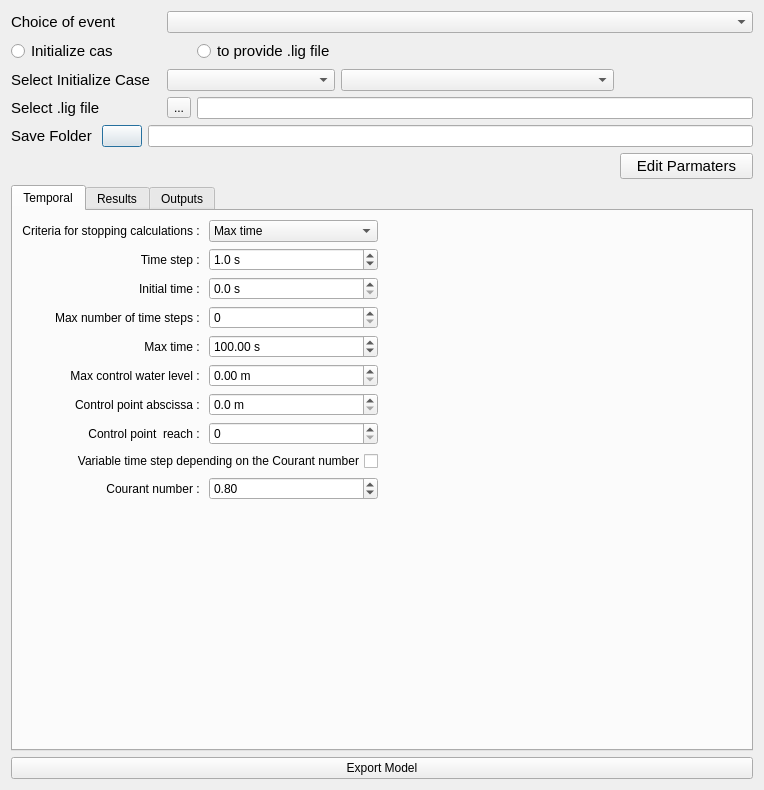
<?xml version="1.0" encoding="UTF-8"?>
<ui version="4.0">
 <class>Dialog</class>
 <widget class="QDialog" name="Dialog">
  <property name="geometry">
   <rect>
    <x>0</x>
    <y>0</y>
    <width>704</width>
    <height>786</height>
   </rect>
  </property>
  <property name="windowTitle">
   <string>Dialog</string>
  </property>
  <layout class="QGridLayout" name="gridLayout_29">
   <item row="3" column="1">
    <widget class="QToolButton" name="bt_lig">
     <property name="text">
      <string>...</string>
     </property>
     <property name="icon">
      <iconset resource="../resources.qrc">
       <normaloff>:/plugins/Mascaret/icones/save_res.png</normaloff>:/plugins/Mascaret/icones/save_res.png</iconset>
     </property>
     <property name="iconSize">
      <size>
       <width>30</width>
       <height>30</height>
      </size>
     </property>
    </widget>
   </item>
   <item row="3" column="0">
    <widget class="QLabel" name="label_init_lig">
     <property name="minimumSize">
      <size>
       <width>150</width>
       <height>0</height>
      </size>
     </property>
     <property name="font">
      <font>
       <pointsize>11</pointsize>
      </font>
     </property>
     <property name="text">
      <string>Select .lig file</string>
     </property>
    </widget>
   </item>
   <item row="4" column="0" colspan="6">
    <layout class="QHBoxLayout" name="horizontalLayout">
     <item>
      <widget class="QLabel" name="label">
       <property name="font">
        <font>
         <pointsize>11</pointsize>
        </font>
       </property>
       <property name="text">
        <string>Save Folder </string>
       </property>
      </widget>
     </item>
     <item>
      <widget class="QPushButton" name="bt_rep">
       <property name="text">
        <string/>
       </property>
       <property name="icon">
        <iconset resource="../resources.qrc">
         <normaloff>:/plugins/Mascaret/icones/repSav.png</normaloff>:/plugins/Mascaret/icones/repSav.png</iconset>
       </property>
       <property name="iconSize">
        <size>
         <width>30</width>
         <height>30</height>
        </size>
       </property>
      </widget>
     </item>
     <item>
      <widget class="QLineEdit" name="txt_rep">
       <property name="readOnly">
        <bool>true</bool>
       </property>
      </widget>
     </item>
    </layout>
   </item>
   <item row="1" column="4" colspan="2">
    <spacer name="horizontalSpacer">
     <property name="orientation">
      <enum>Qt::Horizontal</enum>
     </property>
     <property name="sizeHint" stdset="0">
      <size>
       <width>40</width>
       <height>20</height>
      </size>
     </property>
    </spacer>
   </item>
   <item row="5" column="5">
    <widget class="QPushButton" name="bt_edit_param">
     <property name="font">
      <font>
       <pointsize>11</pointsize>
      </font>
     </property>
     <property name="text">
      <string>Edit Parmaters</string>
     </property>
     <property name="icon">
      <iconset resource="../resources.qrc">
       <normaloff>:/plugins/Mascaret/icones/mActionToggleEditing.png</normaloff>:/plugins/Mascaret/icones/mActionToggleEditing.png</iconset>
     </property>
     <property name="iconSize">
      <size>
       <width>25</width>
       <height>25</height>
      </size>
     </property>
     <property name="checkable">
      <bool>true</bool>
     </property>
    </widget>
   </item>
   <item row="2" column="0">
    <widget class="QLabel" name="label_init_cas">
     <property name="minimumSize">
      <size>
       <width>150</width>
       <height>0</height>
      </size>
     </property>
     <property name="font">
      <font>
       <pointsize>11</pointsize>
      </font>
     </property>
     <property name="text">
      <string>Select Initialize Case</string>
     </property>
    </widget>
   </item>
   <item row="2" column="3" colspan="2">
    <widget class="QComboBox" name="cb_init_scen"/>
   </item>
   <item row="1" column="0">
    <widget class="QRadioButton" name="rb_init">
     <property name="font">
      <font>
       <pointsize>11</pointsize>
      </font>
     </property>
     <property name="text">
      <string>Initialize cas</string>
     </property>
    </widget>
   </item>
   <item row="1" column="2">
    <widget class="QRadioButton" name="rb_init_lig">
     <property name="font">
      <font>
       <pointsize>11</pointsize>
      </font>
     </property>
     <property name="text">
      <string>to provide .lig file</string>
     </property>
    </widget>
   </item>
   <item row="0" column="0">
    <widget class="QLabel" name="label_event">
     <property name="minimumSize">
      <size>
       <width>150</width>
       <height>0</height>
      </size>
     </property>
     <property name="font">
      <font>
       <pointsize>11</pointsize>
      </font>
     </property>
     <property name="text">
      <string>Choice of event</string>
     </property>
    </widget>
   </item>
   <item row="9" column="0" colspan="6">
    <widget class="QPushButton" name="bt_export">
     <property name="text">
      <string>Export Model</string>
     </property>
     <property name="icon">
      <iconset resource="../resources.qrc">
       <normaloff>:/plugins/Mascaret/icones/mActionFileSave.png</normaloff>:/plugins/Mascaret/icones/mActionFileSave.png</iconset>
     </property>
     <property name="iconSize">
      <size>
       <width>24</width>
       <height>24</height>
      </size>
     </property>
    </widget>
   </item>
   <item row="2" column="1" colspan="2">
    <widget class="QComboBox" name="cb_init_run"/>
   </item>
   <item row="6" column="0" rowspan="2" colspan="6">
    <widget class="QTabWidget" name="tab_widget">
     <property name="enabled">
      <bool>true</bool>
     </property>
     <property name="currentIndex">
      <number>0</number>
     </property>
     <widget class="QWidget" name="tabTemp">
      <attribute name="title">
       <string>Temporal</string>
      </attribute>
      <layout class="QGridLayout" name="gridLayout">
       <item row="0" column="1">
        <layout class="QGridLayout" name="gridLayout_28">
         <item row="2" column="2">
          <widget class="QDoubleSpinBox" name="tempsInit">
           <property name="suffix">
            <string> s</string>
           </property>
           <property name="decimals">
            <number>1</number>
           </property>
           <property name="maximum">
            <double>1000000000.000000000000000</double>
           </property>
           <property name="singleStep">
            <double>0.100000000000000</double>
           </property>
          </widget>
         </item>
         <item row="7" column="1">
          <widget class="QLabel" name="label_coteMax">
           <property name="text">
            <string>Max control water level : </string>
           </property>
           <property name="alignment">
            <set>Qt::AlignRight|Qt::AlignTrailing|Qt::AlignVCenter</set>
           </property>
          </widget>
         </item>
         <item row="2" column="1">
          <widget class="QLabel" name="label_tempsInit">
           <property name="text">
            <string>Initial time : </string>
           </property>
           <property name="alignment">
            <set>Qt::AlignRight|Qt::AlignTrailing|Qt::AlignVCenter</set>
           </property>
          </widget>
         </item>
         <item row="0" column="1">
          <widget class="QLabel" name="label_critereArret">
           <property name="layoutDirection">
            <enum>Qt::LeftToRight</enum>
           </property>
           <property name="text">
            <string>Criteria for stopping calculations : </string>
           </property>
           <property name="alignment">
            <set>Qt::AlignRight|Qt::AlignTrailing|Qt::AlignVCenter</set>
           </property>
          </widget>
         </item>
         <item row="0" column="2">
          <widget class="QComboBox" name="critereArret">
           <item>
            <property name="text">
             <string>Max time</string>
            </property>
           </item>
           <item>
            <property name="text">
             <string>Max number of time steps</string>
            </property>
           </item>
           <item>
            <property name="text">
             <string>Max control water level</string>
            </property>
           </item>
          </widget>
         </item>
         <item row="3" column="2">
          <widget class="QSpinBox" name="nbPasTemps">
           <property name="minimum">
            <number>0</number>
           </property>
           <property name="maximum">
            <number>999999999</number>
           </property>
          </widget>
         </item>
         <item row="8" column="1">
          <widget class="QLabel" name="label_abscisseControle">
           <property name="text">
            <string>Control point abscissa : </string>
           </property>
           <property name="alignment">
            <set>Qt::AlignRight|Qt::AlignTrailing|Qt::AlignVCenter</set>
           </property>
          </widget>
         </item>
         <item row="7" column="2">
          <widget class="QDoubleSpinBox" name="coteMax">
           <property name="suffix">
            <string> m</string>
           </property>
           <property name="decimals">
            <number>2</number>
           </property>
           <property name="maximum">
            <double>1000000000.000000000000000</double>
           </property>
           <property name="singleStep">
            <double>0.010000000000000</double>
           </property>
           <property name="value">
            <double>0.000000000000000</double>
           </property>
          </widget>
         </item>
         <item row="12" column="1">
          <spacer name="verticalSpacer_21">
           <property name="orientation">
            <enum>Qt::Vertical</enum>
           </property>
           <property name="sizeHint" stdset="0">
            <size>
             <width>20</width>
             <height>40</height>
            </size>
           </property>
          </spacer>
         </item>
         <item row="12" column="2">
          <spacer name="horizontalSpacer_5">
           <property name="orientation">
            <enum>Qt::Horizontal</enum>
           </property>
           <property name="sizeType">
            <enum>QSizePolicy::Preferred</enum>
           </property>
           <property name="sizeHint" stdset="0">
            <size>
             <width>40</width>
             <height>20</height>
            </size>
           </property>
          </spacer>
         </item>
         <item row="8" column="2">
          <widget class="QDoubleSpinBox" name="abscisseControle">
           <property name="suffix">
            <string> m</string>
           </property>
           <property name="decimals">
            <number>1</number>
           </property>
           <property name="maximum">
            <double>1000000000.000000000000000</double>
           </property>
           <property name="singleStep">
            <double>0.100000000000000</double>
           </property>
          </widget>
         </item>
         <item row="9" column="3">
          <spacer name="horizontalSpacer_11">
           <property name="orientation">
            <enum>Qt::Horizontal</enum>
           </property>
           <property name="sizeHint" stdset="0">
            <size>
             <width>40</width>
             <height>20</height>
            </size>
           </property>
          </spacer>
         </item>
         <item row="9" column="2">
          <widget class="QSpinBox" name="biefControle">
           <property name="maximum">
            <number>999999999</number>
           </property>
          </widget>
         </item>
         <item row="1" column="2">
          <widget class="QDoubleSpinBox" name="pasTemps">
           <property name="suffix">
            <string> s</string>
           </property>
           <property name="decimals">
            <number>1</number>
           </property>
           <property name="maximum">
            <double>1000000000.000000000000000</double>
           </property>
           <property name="singleStep">
            <double>0.100000000000000</double>
           </property>
           <property name="value">
            <double>1.000000000000000</double>
           </property>
          </widget>
         </item>
         <item row="4" column="2">
          <widget class="QDoubleSpinBox" name="tempsMax">
           <property name="suffix">
            <string> s</string>
           </property>
           <property name="maximum">
            <double>1000000000.000000000000000</double>
           </property>
           <property name="value">
            <double>100.000000000000000</double>
           </property>
          </widget>
         </item>
         <item row="4" column="1">
          <widget class="QLabel" name="label_tempsMax">
           <property name="text">
            <string>Max time : </string>
           </property>
           <property name="alignment">
            <set>Qt::AlignRight|Qt::AlignTrailing|Qt::AlignVCenter</set>
           </property>
          </widget>
         </item>
         <item row="3" column="1">
          <widget class="QLabel" name="label_nbPasTemps">
           <property name="text">
            <string>Max number of time steps : </string>
           </property>
           <property name="alignment">
            <set>Qt::AlignRight|Qt::AlignTrailing|Qt::AlignVCenter</set>
           </property>
          </widget>
         </item>
         <item row="1" column="1">
          <widget class="QLabel" name="label_pasTemps">
           <property name="text">
            <string>Time step : </string>
           </property>
           <property name="alignment">
            <set>Qt::AlignRight|Qt::AlignTrailing|Qt::AlignVCenter</set>
           </property>
          </widget>
         </item>
         <item row="9" column="1">
          <widget class="QLabel" name="label_biefControle">
           <property name="text">
            <string>Control point  reach : </string>
           </property>
           <property name="alignment">
            <set>Qt::AlignRight|Qt::AlignTrailing|Qt::AlignVCenter</set>
           </property>
          </widget>
         </item>
         <item row="11" column="1">
          <widget class="QLabel" name="label_nbCourant">
           <property name="text">
            <string>Courant number : </string>
           </property>
           <property name="alignment">
            <set>Qt::AlignRight|Qt::AlignTrailing|Qt::AlignVCenter</set>
           </property>
          </widget>
         </item>
         <item row="11" column="2">
          <widget class="QDoubleSpinBox" name="nbCourant">
           <property name="maximum">
            <double>99.989999999999995</double>
           </property>
           <property name="singleStep">
            <double>0.010000000000000</double>
           </property>
           <property name="value">
            <double>0.800000000000000</double>
           </property>
          </widget>
         </item>
         <item row="10" column="1" colspan="2">
          <widget class="QCheckBox" name="pasTempsVar">
           <property name="layoutDirection">
            <enum>Qt::RightToLeft</enum>
           </property>
           <property name="text">
            <string>Variable time step depending on the Courant number</string>
           </property>
          </widget>
         </item>
        </layout>
       </item>
      </layout>
     </widget>
     <widget class="QWidget" name="tabRes">
      <attribute name="title">
       <string>Results</string>
      </attribute>
      <layout class="QGridLayout" name="gridLayout_32">
       <item row="0" column="0">
        <layout class="QGridLayout" name="gridLayout_31">
         <item row="7" column="0">
          <widget class="QLabel" name="label_pasStock">
           <property name="text">
            <string>Write data all N time steps</string>
           </property>
          </widget>
         </item>
         <item row="4" column="0">
          <widget class="QCheckBox" name="impressionligneEauInitiale">
           <property name="layoutDirection">
            <enum>Qt::RightToLeft</enum>
           </property>
           <property name="text">
            <string>Initial water level</string>
           </property>
          </widget>
         </item>
         <item row="5" column="0">
          <widget class="QCheckBox" name="impressionCalcul">
           <property name="layoutDirection">
            <enum>Qt::RightToLeft</enum>
           </property>
           <property name="text">
            <string>Write the listing along with computation progress</string>
           </property>
          </widget>
         </item>
         <item row="1" column="0">
          <widget class="QCheckBox" name="impressionPlanimetrage">
           <property name="layoutDirection">
            <enum>Qt::RightToLeft</enum>
           </property>
           <property name="text">
            <string>Vertical discretization of the Cross section</string>
           </property>
          </widget>
         </item>
         <item row="11" column="0">
          <spacer name="verticalSpacer_22">
           <property name="orientation">
            <enum>Qt::Vertical</enum>
           </property>
           <property name="sizeHint" stdset="0">
            <size>
             <width>20</width>
             <height>40</height>
            </size>
           </property>
          </spacer>
         </item>
         <item row="2" column="0">
          <widget class="QCheckBox" name="impressionReseau">
           <property name="layoutDirection">
            <enum>Qt::RightToLeft</enum>
           </property>
           <property name="text">
            <string>Network</string>
           </property>
          </widget>
         </item>
         <item row="8" column="0">
          <widget class="QLabel" name="label_pasImpression">
           <property name="text">
            <string>Write to the listing file all data all N time steps</string>
           </property>
          </widget>
         </item>
         <item row="0" column="0">
          <widget class="QCheckBox" name="impressionGeometrie">
           <property name="layoutDirection">
            <enum>Qt::RightToLeft</enum>
           </property>
           <property name="text">
            <string>Geometry</string>
           </property>
          </widget>
         </item>
         <item row="9" column="0">
          <widget class="QLabel" name="label_ecartInterBranch">
           <property name="text">
            <string>Distance between reaches (m)</string>
           </property>
          </widget>
         </item>
         <item row="6" column="0">
          <widget class="QLabel" name="label_premPasTpsStock">
           <property name="text">
            <string>Number of the first time step</string>
           </property>
          </widget>
         </item>
         <item row="3" column="0">
          <widget class="QCheckBox" name="impressionLoiHydraulique">
           <property name="layoutDirection">
            <enum>Qt::RightToLeft</enum>
           </property>
           <property name="text">
            <string>Hydraulic laws used</string>
           </property>
          </widget>
         </item>
         <item row="10" column="0">
          <widget class="QLabel" name="label_option_2">
           <property name="text">
            <string>Recorded Variables</string>
           </property>
          </widget>
         </item>
         <item row="10" column="1">
          <widget class="QComboBox" name="option">
           <property name="currentIndex">
            <number>0</number>
           </property>
           <item>
            <property name="text">
             <string>At all computational corss sections</string>
            </property>
           </item>
           <item>
            <property name="text">
             <string>Output points layer</string>
            </property>
           </item>
           <item>
            <property name="text">
             <string>Profiles + Up/Downstream singularity</string>
            </property>
           </item>
          </widget>
         </item>
         <item row="9" column="1">
          <widget class="QDoubleSpinBox" name="ecartInterBranch">
           <property name="decimals">
            <number>1</number>
           </property>
           <property name="maximum">
            <double>1000000000.000000000000000</double>
           </property>
           <property name="singleStep">
            <double>0.100000000000000</double>
           </property>
          </widget>
         </item>
         <item row="8" column="1">
          <widget class="QSpinBox" name="pasImpression">
           <property name="maximum">
            <number>999999999</number>
           </property>
          </widget>
         </item>
         <item row="7" column="1">
          <widget class="QSpinBox" name="pasStock">
           <property name="maximum">
            <number>999999999</number>
           </property>
          </widget>
         </item>
         <item row="6" column="1">
          <widget class="QSpinBox" name="premPasTpsStock">
           <property name="maximum">
            <number>999999999</number>
           </property>
          </widget>
         </item>
         <item row="7" column="2">
          <spacer name="horizontalSpacer_12">
           <property name="orientation">
            <enum>Qt::Horizontal</enum>
           </property>
           <property name="sizeHint" stdset="0">
            <size>
             <width>40</width>
             <height>20</height>
            </size>
           </property>
          </spacer>
         </item>
        </layout>
       </item>
      </layout>
     </widget>
     <widget class="QWidget" name="tabOut">
      <attribute name="title">
       <string>Outputs</string>
      </attribute>
      <layout class="QGridLayout" name="gridLayout_30">
       <item row="0" column="0">
        <layout class="QGridLayout" name="gridLayout_21">
         <item row="0" column="2">
          <widget class="QGroupBox" name="box_hydro">
           <property name="title">
            <string>Hydraulic variables</string>
           </property>
           <property name="checkable">
            <bool>true</bool>
           </property>
           <property name="checked">
            <bool>true</bool>
           </property>
           <layout class="QGridLayout" name="gridLayout_22">
            <item row="0" column="0">
             <layout class="QVBoxLayout" name="verticalLayout_7">
              <item>
               <widget class="QCheckBox" name="S1">
                <property name="text">
                 <string>Wetted area of minor river bed</string>
                </property>
               </widget>
              </item>
              <item>
               <widget class="QCheckBox" name="S2">
                <property name="text">
                 <string>Wetted area of major river bed</string>
                </property>
               </widget>
              </item>
              <item>
               <widget class="QCheckBox" name="B1">
                <property name="text">
                 <string>Surface width of minor river bed</string>
                </property>
               </widget>
              </item>
              <item>
               <widget class="QCheckBox" name="B2">
                <property name="text">
                 <string>Surface width of major river bed</string>
                </property>
               </widget>
              </item>
              <item>
               <widget class="QCheckBox" name="BS">
                <property name="text">
                 <string>Surface width of storage area</string>
                </property>
               </widget>
              </item>
              <item>
               <widget class="QCheckBox" name="P1">
                <property name="text">
                 <string>Wetted perimeter of minor river bed</string>
                </property>
               </widget>
              </item>
              <item>
               <widget class="QCheckBox" name="P2">
                <property name="text">
                 <string>Wetted perimeter of major river bed</string>
                </property>
               </widget>
              </item>
              <item>
               <widget class="QCheckBox" name="RH1">
                <property name="text">
                 <string>Hydaulic radius of minor river bed</string>
                </property>
               </widget>
              </item>
              <item>
               <widget class="QCheckBox" name="RH2">
                <property name="text">
                 <string>Hydaulic radius of major river bed</string>
                </property>
               </widget>
              </item>
              <item>
               <widget class="QCheckBox" name="SS">
                <property name="text">
                 <string>Wetted area of storage area</string>
                </property>
               </widget>
              </item>
              <item>
               <widget class="QCheckBox" name="VOL">
                <property name="text">
                 <string>Cumulative volume of the active river bed</string>
                </property>
               </widget>
              </item>
              <item>
               <widget class="QCheckBox" name="VOLS">
                <property name="text">
                 <string>Cumulative volume of the storage area</string>
                </property>
               </widget>
              </item>
              <item>
               <widget class="QCheckBox" name="BMAX">
                <property name="text">
                 <string>Maximum surface width</string>
                </property>
               </widget>
              </item>
              <item>
               <spacer name="verticalSpacer_15">
                <property name="orientation">
                 <enum>Qt::Vertical</enum>
                </property>
                <property name="sizeHint" stdset="0">
                 <size>
                  <width>20</width>
                  <height>40</height>
                 </size>
                </property>
               </spacer>
              </item>
             </layout>
            </item>
           </layout>
          </widget>
         </item>
         <item row="0" column="0">
          <widget class="QGroupBox" name="box_WaterLevel">
           <property name="enabled">
            <bool>true</bool>
           </property>
           <property name="contextMenuPolicy">
            <enum>Qt::NoContextMenu</enum>
           </property>
           <property name="acceptDrops">
            <bool>false</bool>
           </property>
           <property name="autoFillBackground">
            <bool>false</bool>
           </property>
           <property name="title">
            <string>Water levels and flow depths</string>
           </property>
           <property name="checkable">
            <bool>true</bool>
           </property>
           <property name="checked">
            <bool>true</bool>
           </property>
           <layout class="QGridLayout" name="gridLayout_23">
            <item row="0" column="0">
             <layout class="QVBoxLayout" name="verticalLayout_8">
              <item>
               <widget class="QCheckBox" name="ZREF">
                <property name="text">
                 <string>Bottom elevation</string>
                </property>
               </widget>
              </item>
              <item>
               <widget class="QCheckBox" name="RGC">
                <property name="text">
                 <string>Left bank water level</string>
                </property>
               </widget>
              </item>
              <item>
               <widget class="QCheckBox" name="RDC">
                <property name="text">
                 <string>Right bank water level</string>
                </property>
               </widget>
              </item>
              <item>
               <widget class="QCheckBox" name="Z">
                <property name="text">
                 <string>Water level</string>
                </property>
               </widget>
              </item>
              <item>
               <widget class="QCheckBox" name="Y">
                <property name="text">
                 <string>Water depth</string>
                </property>
               </widget>
              </item>
              <item>
               <widget class="QCheckBox" name="HMOY">
                <property name="text">
                 <string>Average water depth</string>
                </property>
               </widget>
              </item>
              <item>
               <widget class="QCheckBox" name="ZMAX">
                <property name="text">
                 <string>Maximal water level</string>
                </property>
               </widget>
              </item>
              <item>
               <widget class="QCheckBox" name="ZMIN">
                <property name="text">
                 <string>Minimal water level</string>
                </property>
               </widget>
              </item>
              <item>
               <spacer name="verticalSpacer_16">
                <property name="orientation">
                 <enum>Qt::Vertical</enum>
                </property>
                <property name="sizeHint" stdset="0">
                 <size>
                  <width>20</width>
                  <height>40</height>
                 </size>
                </property>
               </spacer>
              </item>
             </layout>
            </item>
           </layout>
          </widget>
         </item>
         <item row="1" column="0">
          <widget class="QGroupBox" name="box_time">
           <property name="title">
            <string>Time</string>
           </property>
           <property name="checkable">
            <bool>true</bool>
           </property>
           <property name="checked">
            <bool>true</bool>
           </property>
           <layout class="QGridLayout" name="gridLayout_24">
            <item row="0" column="0">
             <layout class="QVBoxLayout" name="verticalLayout_9">
              <item>
               <widget class="QCheckBox" name="TZMA">
                <property name="text">
                 <string>Date of maximal water level</string>
                </property>
               </widget>
              </item>
              <item>
               <widget class="QCheckBox" name="TZMI">
                <property name="text">
                 <string>Date of minimal water level</string>
                </property>
               </widget>
              </item>
              <item>
               <widget class="QCheckBox" name="TOND">
                <property name="text">
                 <string>Arrival time of the floodwave</string>
                </property>
               </widget>
              </item>
              <item>
               <widget class="QCheckBox" name="TQMA">
                <property name="text">
                 <string>Date of maximum flow rate</string>
                </property>
               </widget>
              </item>
              <item>
               <spacer name="verticalSpacer_17">
                <property name="orientation">
                 <enum>Qt::Vertical</enum>
                </property>
                <property name="sizeHint" stdset="0">
                 <size>
                  <width>20</width>
                  <height>40</height>
                 </size>
                </property>
               </spacer>
              </item>
             </layout>
            </item>
           </layout>
          </widget>
         </item>
         <item row="0" column="1">
          <widget class="QGroupBox" name="box_velocity">
           <property name="title">
            <string>Flow rates and velocities</string>
           </property>
           <property name="checkable">
            <bool>true</bool>
           </property>
           <property name="checked">
            <bool>true</bool>
           </property>
           <layout class="QGridLayout" name="gridLayout_25">
            <item row="1" column="0">
             <layout class="QVBoxLayout" name="verticalLayout_10">
              <item>
               <widget class="QCheckBox" name="QMIN">
                <property name="text">
                 <string>Flow rate in minor river bed</string>
                </property>
               </widget>
              </item>
              <item>
               <widget class="QCheckBox" name="QMAJ">
                <property name="text">
                 <string>Flow rate in major river bed</string>
                </property>
               </widget>
              </item>
              <item>
               <widget class="QCheckBox" name="VMIN">
                <property name="text">
                 <string>Velocity of minor river bed</string>
                </property>
               </widget>
              </item>
              <item>
               <widget class="QCheckBox" name="VMAJ">
                <property name="text">
                 <string>Velocity of major river bed</string>
                </property>
               </widget>
              </item>
              <item>
               <widget class="QCheckBox" name="Q2G">
                <property name="text">
                 <string>Flow rate in left major river bed</string>
                </property>
               </widget>
              </item>
              <item>
               <widget class="QCheckBox" name="Q2D">
                <property name="text">
                 <string>Flow rate in right major river bed</string>
                </property>
               </widget>
              </item>
              <item>
               <widget class="QCheckBox" name="VZMX">
                <property name="text">
                 <string>Velocity for the maximal water level</string>
                </property>
               </widget>
              </item>
              <item>
               <widget class="QCheckBox" name="VINF">
                <property name="text">
                 <string>Minimum minor river bed velocity</string>
                </property>
               </widget>
              </item>
              <item>
               <widget class="QCheckBox" name="VSUP">
                <property name="text">
                 <string>Maximum major river bed velocity</string>
                </property>
               </widget>
              </item>
              <item>
               <widget class="QCheckBox" name="QMAX">
                <property name="text">
                 <string>Maximum flow rate</string>
                </property>
               </widget>
              </item>
              <item>
               <spacer name="verticalSpacer_18">
                <property name="orientation">
                 <enum>Qt::Vertical</enum>
                </property>
                <property name="sizeHint" stdset="0">
                 <size>
                  <width>20</width>
                  <height>40</height>
                 </size>
                </property>
               </spacer>
              </item>
             </layout>
            </item>
           </layout>
          </widget>
         </item>
         <item row="1" column="1">
          <widget class="QGroupBox" name="box_stress">
           <property name="title">
            <string>Shear stresses and energy</string>
           </property>
           <property name="checkable">
            <bool>true</bool>
           </property>
           <property name="checked">
            <bool>true</bool>
           </property>
           <layout class="QGridLayout" name="gridLayout_26">
            <item row="0" column="0">
             <layout class="QVBoxLayout" name="verticalLayout_11">
              <item>
               <widget class="QCheckBox" name="TAUF">
                <property name="text">
                 <string>Bottom shear stress</string>
                </property>
               </widget>
              </item>
              <item>
               <widget class="QCheckBox" name="CHAR">
                <property name="text">
                 <string>Hydraulic head</string>
                </property>
               </widget>
              </item>
              <item>
               <widget class="QCheckBox" name="EMAX">
                <property name="text">
                 <string>Maximum energy</string>
                </property>
               </widget>
              </item>
              <item>
               <spacer name="verticalSpacer_19">
                <property name="orientation">
                 <enum>Qt::Vertical</enum>
                </property>
                <property name="sizeHint" stdset="0">
                 <size>
                  <width>20</width>
                  <height>40</height>
                 </size>
                </property>
               </spacer>
              </item>
             </layout>
            </item>
           </layout>
          </widget>
         </item>
         <item row="1" column="2">
          <widget class="QGroupBox" name="box_coef">
           <property name="sizePolicy">
            <sizepolicy hsizetype="Preferred" vsizetype="Preferred">
             <horstretch>0</horstretch>
             <verstretch>0</verstretch>
            </sizepolicy>
           </property>
           <property name="title">
            <string>Non-dimensional numbers and coef.</string>
           </property>
           <property name="checkable">
            <bool>true</bool>
           </property>
           <property name="checked">
            <bool>true</bool>
           </property>
           <layout class="QGridLayout" name="gridLayout_27">
            <item row="0" column="0">
             <layout class="QVBoxLayout" name="verticalLayout_12">
              <item>
               <widget class="QCheckBox" name="KMIN">
                <property name="text">
                 <string>Minor friction coefficient</string>
                </property>
               </widget>
              </item>
              <item>
               <widget class="QCheckBox" name="KMAJ">
                <property name="text">
                 <string>Major friction coefficient</string>
                </property>
               </widget>
              </item>
              <item>
               <widget class="QCheckBox" name="FR">
                <property name="text">
                 <string>Froude number</string>
                </property>
               </widget>
              </item>
              <item>
               <widget class="QCheckBox" name="BETA">
                <property name="text">
                 <string>Coefficient beta of Debord's formula</string>
                </property>
               </widget>
              </item>
              <item>
               <spacer name="verticalSpacer_20">
                <property name="orientation">
                 <enum>Qt::Vertical</enum>
                </property>
                <property name="sizeHint" stdset="0">
                 <size>
                  <width>20</width>
                  <height>40</height>
                 </size>
                </property>
               </spacer>
              </item>
             </layout>
            </item>
           </layout>
          </widget>
         </item>
        </layout>
       </item>
      </layout>
     </widget>
    </widget>
   </item>
   <item row="3" column="2" colspan="4">
    <widget class="QLineEdit" name="lbl_lig">
     <property name="readOnly">
      <bool>true</bool>
     </property>
    </widget>
   </item>
   <item row="0" column="1" colspan="5">
    <widget class="QComboBox" name="cb_event"/>
   </item>
  </layout>
 </widget>
 <resources>
  <include location="../resources.qrc"/>
 </resources>
 <connections/>
</ui>
